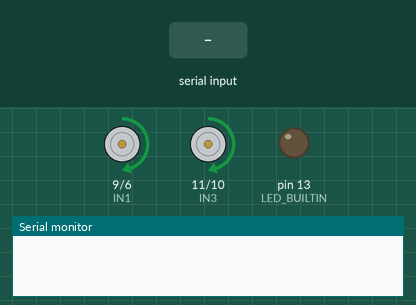
Simulated run of this sketch. Board: Arduino Uno, built with avr-gcc and run on an emulated ATmega328P. On the bench: motor-driver pin pairs drawn as motors (green arrow = first pin HIGH = forward, orange = second pin HIGH = backward, longer = more drive, scaled by the enable pin), output pins drawn as LEDs (lit = HIGH), the last lines printed to the serial monitor. Inputs (shaded band) come from the test bench.

Above: at 1.2 s.
1.3 s: "w" received over Serial
At 1.8 s:
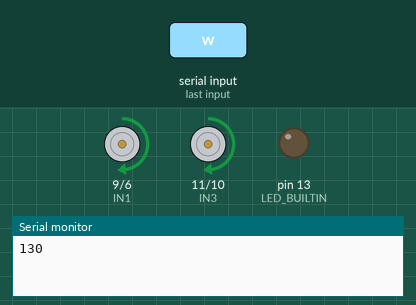
2.8 s: "0" received over Serial
At 4.0 s:
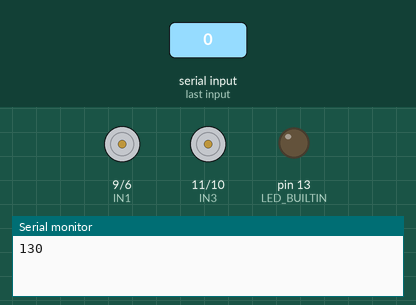
4.3 s: "s" received over Serial
5.8 s: "b" received over Serial
At 6.4 s:
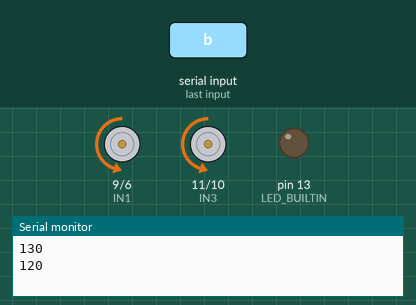
7.3 s: "w" received over Serial
At 7.6 s:
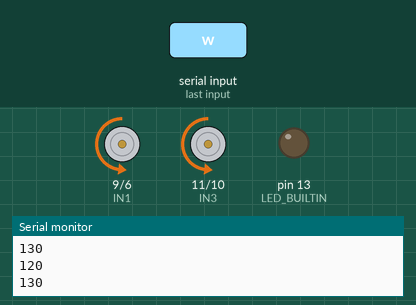
8.8 s: "f" received over Serial
At 9.9 s:
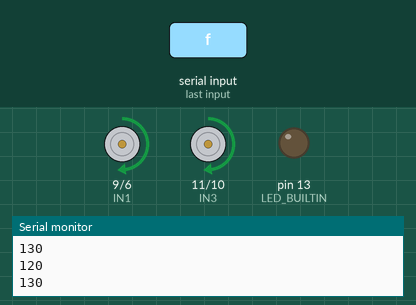
Timing chart, 0 to 11.3 s (numbered marks = the images above; inputs shaded):
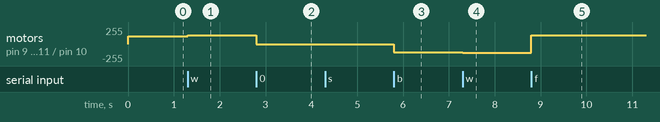

The sketch:

04_DCMotor_assignment.ino
```cpp
int IN1 = 9;

int IN2 = 6;

int enA = 5;

int IN3 = 11;

int IN4 = 10;

int enB = 3;


int motorSpeedA = 0;

int motorSpeedB = 0;


void setup() {


  Serial.begin(9600);

  pinMode(LED_BUILTIN, OUTPUT);


  pinMode(enA, OUTPUT);

  pinMode(IN1, OUTPUT);

  pinMode(IN2, OUTPUT);

  pinMode(IN3, OUTPUT);

  pinMode(IN4, OUTPUT);

  pinMode(enB, OUTPUT);


  // Set initial rotation direction

  // forward

  digitalWrite(IN1, HIGH);

  digitalWrite(IN2, LOW);

  digitalWrite(IN3, HIGH);

  digitalWrite(IN4, LOW);


  // Initial speed

  motorSpeedA = 120; // 0~255

  motorSpeedB = 120;


}


void loop() {

  analogWrite(enA, motorSpeedA); // Send PWM signal to motor A

  analogWrite(enB, motorSpeedB); // Send PWM signal to motor A

}


void serialEvent() {

  while (Serial.available())

  {

    // get the new byte:

    char inChar = (char)Serial.read();


    if(inChar == '0')

    {

      digitalWrite(IN1, LOW);

      digitalWrite(IN2, LOW);

      digitalWrite(IN3, LOW);

      digitalWrite(IN4, LOW);


    }

    else if(inChar == 'f')

    {

      digitalWrite(IN1, HIGH);

      digitalWrite(IN2, LOW);

      digitalWrite(IN3, HIGH);

      digitalWrite(IN4, LOW);


    }

    else if(inChar == 'b')

    {

      digitalWrite(IN1, LOW);

      digitalWrite(IN2, HIGH);

      digitalWrite(IN3, LOW);

      digitalWrite(IN4, HIGH);

    }

    else if(inChar == 'w')

    {

       motorSpeedA = motorSpeedA +10;

       motorSpeedB = motorSpeedB +10;

       Serial.println(motorSpeedA);

          if (motorSpeedA,motorSpeedB > 255)

          {

             motorSpeedA = 255;

             motorSpeedB = 255;

          }

      }

   else if(inChar == 's')

    {

       motorSpeedA = motorSpeedA - 10;

       motorSpeedB = motorSpeedB - 10;

       Serial.println(motorSpeedA);

      if (motorSpeedA,motorSpeedB < 0)

  {

    motorSpeedA = 0;

    motorSpeedB = 0;

  }

    }

  }

}
```

Measured:
- after the input at 1.3 s, motor on pin 9 (IN1) / pin 6 (IN2), motor on pin 11 (IN3) / pin 10 (IN4): forward 120/255 → forward 130/255 at once
- after the input at 2.8 s, motor on pin 9 (IN1) / pin 6 (IN2), motor on pin 11 (IN3) / pin 10 (IN4): forward 130/255 → stopped at once
- after the input at 5.8 s, motor on pin 9 (IN1) / pin 6 (IN2), motor on pin 11 (IN3) / pin 10 (IN4): stopped → backward 120/255 at once
- after the input at 7.3 s, motor on pin 9 (IN1) / pin 6 (IN2), motor on pin 11 (IN3) / pin 10 (IN4): backward 120/255 → backward 130/255 at once
- after the input at 8.8 s, motor on pin 9 (IN1) / pin 6 (IN2), motor on pin 11 (IN3) / pin 10 (IN4): backward 130/255 → forward 130/255 at once
